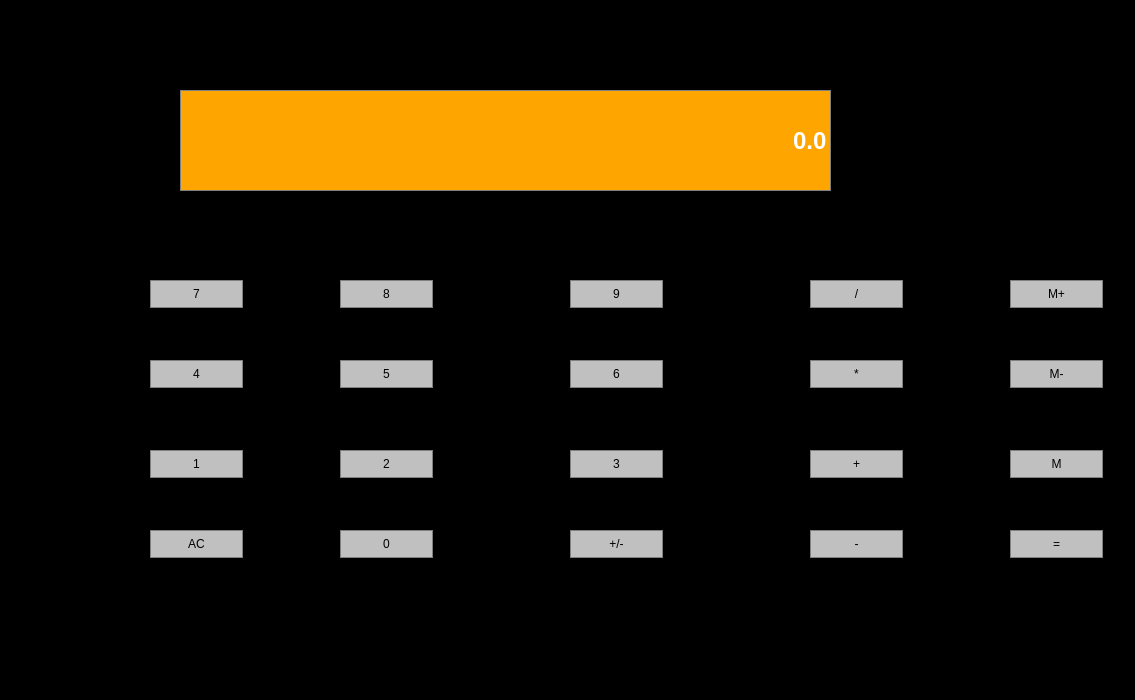
<?xml version="1.0" encoding="UTF-8"?>
<ui version="4.0">
 <class>calculatrice</class>
 <widget class="QDialog" name="calculatrice">
  <property name="geometry">
   <rect>
    <x>0</x>
    <y>0</y>
    <width>1135</width>
    <height>700</height>
   </rect>
  </property>
  <property name="windowTitle">
   <string>Dialog</string>
  </property>
  <property name="styleSheet">
   <string notr="true">background-color: rgb(0, 0, 0);</string>
  </property>
  <widget class="QPushButton" name="Button5">
   <property name="geometry">
    <rect>
     <x>340</x>
     <y>360</y>
     <width>93</width>
     <height>28</height>
    </rect>
   </property>
   <property name="sizePolicy">
    <sizepolicy hsizetype="Preferred" vsizetype="Preferred">
     <horstretch>0</horstretch>
     <verstretch>0</verstretch>
    </sizepolicy>
   </property>
   <property name="styleSheet">
    <string notr="true">QPushButton{
Background-color:#C0C0C0;
border :1px solid gray;
padding5px;
}
QPushButton:pressed{
Background-color:#FF0000;
border :1px solid gray;
padding5px;
}
</string>
   </property>
   <property name="text">
    <string>5</string>
   </property>
  </widget>
  <widget class="QPushButton" name="changesign">
   <property name="geometry">
    <rect>
     <x>570</x>
     <y>530</y>
     <width>93</width>
     <height>28</height>
    </rect>
   </property>
   <property name="sizePolicy">
    <sizepolicy hsizetype="Preferred" vsizetype="Preferred">
     <horstretch>0</horstretch>
     <verstretch>0</verstretch>
    </sizepolicy>
   </property>
   <property name="styleSheet">
    <string notr="true">QPushButton{
Background-color:#C0C0C0;
border :1px solid gray;
padding5px;
}
QPushButton:pressed{
Background-color:#FF0000;
border :1px solid gray;
padding5px;
}
</string>
   </property>
   <property name="text">
    <string>+/-</string>
   </property>
  </widget>
  <widget class="QLineEdit" name="display">
   <property name="geometry">
    <rect>
     <x>180</x>
     <y>90</y>
     <width>651</width>
     <height>101</height>
    </rect>
   </property>
   <property name="font">
    <font>
     <family>Arial</family>
     <pointsize>18</pointsize>
     <weight>75</weight>
     <bold>true</bold>
    </font>
   </property>
   <property name="styleSheet">
    <string notr="true">QLineEdit{
Background-color:orange;
border :1px solid gray;
color:#ffffff
}</string>
   </property>
   <property name="text">
    <string>0.0</string>
   </property>
   <property name="alignment">
    <set>Qt::AlignRight|Qt::AlignTrailing|Qt::AlignVCenter</set>
   </property>
  </widget>
  <widget class="QPushButton" name="equal">
   <property name="geometry">
    <rect>
     <x>1010</x>
     <y>530</y>
     <width>93</width>
     <height>28</height>
    </rect>
   </property>
   <property name="sizePolicy">
    <sizepolicy hsizetype="Preferred" vsizetype="Preferred">
     <horstretch>0</horstretch>
     <verstretch>0</verstretch>
    </sizepolicy>
   </property>
   <property name="styleSheet">
    <string notr="true">QPushButton{
Background-color:#C0C0C0;
border :1px solid gray;
padding5px;
}
QPushButton:pressed{
Background-color:#FF0000;
border :1px solid gray;
padding5px;
}
</string>
   </property>
   <property name="text">
    <string>=</string>
   </property>
  </widget>
  <widget class="QPushButton" name="Button3">
   <property name="geometry">
    <rect>
     <x>570</x>
     <y>450</y>
     <width>93</width>
     <height>28</height>
    </rect>
   </property>
   <property name="sizePolicy">
    <sizepolicy hsizetype="Preferred" vsizetype="Preferred">
     <horstretch>0</horstretch>
     <verstretch>0</verstretch>
    </sizepolicy>
   </property>
   <property name="styleSheet">
    <string notr="true">QPushButton{
Background-color:#C0C0C0;
border :1px solid gray;
padding5px;
}
QPushButton:pressed{
Background-color:#FF0000;
border :1px solid gray;
padding5px;
}
</string>
   </property>
   <property name="text">
    <string>3</string>
   </property>
  </widget>
  <widget class="QPushButton" name="Button2">
   <property name="geometry">
    <rect>
     <x>340</x>
     <y>450</y>
     <width>93</width>
     <height>28</height>
    </rect>
   </property>
   <property name="sizePolicy">
    <sizepolicy hsizetype="Preferred" vsizetype="Preferred">
     <horstretch>0</horstretch>
     <verstretch>0</verstretch>
    </sizepolicy>
   </property>
   <property name="styleSheet">
    <string notr="true">QPushButton{
Background-color:#C0C0C0;
border :1px solid gray;
padding5px;
}
QPushButton:pressed{
Background-color:#FF0000;
border :1px solid gray;
padding5px;
}
</string>
   </property>
   <property name="text">
    <string>2</string>
   </property>
  </widget>
  <widget class="QPushButton" name="Button0">
   <property name="geometry">
    <rect>
     <x>340</x>
     <y>530</y>
     <width>93</width>
     <height>28</height>
    </rect>
   </property>
   <property name="sizePolicy">
    <sizepolicy hsizetype="Preferred" vsizetype="Preferred">
     <horstretch>0</horstretch>
     <verstretch>0</verstretch>
    </sizepolicy>
   </property>
   <property name="styleSheet">
    <string notr="true">QPushButton{
Background-color:#C0C0C0;
border :1px solid gray;
padding5px;
}
QPushButton:pressed{
Background-color:#FF0000;
border :1px solid gray;
padding5px;
}
</string>
   </property>
   <property name="text">
    <string>0</string>
   </property>
  </widget>
  <widget class="QPushButton" name="Button6">
   <property name="geometry">
    <rect>
     <x>570</x>
     <y>360</y>
     <width>93</width>
     <height>28</height>
    </rect>
   </property>
   <property name="sizePolicy">
    <sizepolicy hsizetype="Preferred" vsizetype="Preferred">
     <horstretch>0</horstretch>
     <verstretch>0</verstretch>
    </sizepolicy>
   </property>
   <property name="styleSheet">
    <string notr="true">QPushButton{
Background-color:#C0C0C0;
border :1px solid gray;
padding5px;
}
QPushButton:pressed{
Background-color:#FF0000;
border :1px solid gray;
padding5px;
}
</string>
   </property>
   <property name="text">
    <string>6</string>
   </property>
  </widget>
  <widget class="QPushButton" name="Button4">
   <property name="geometry">
    <rect>
     <x>150</x>
     <y>360</y>
     <width>93</width>
     <height>28</height>
    </rect>
   </property>
   <property name="sizePolicy">
    <sizepolicy hsizetype="Preferred" vsizetype="Preferred">
     <horstretch>0</horstretch>
     <verstretch>0</verstretch>
    </sizepolicy>
   </property>
   <property name="styleSheet">
    <string notr="true">QPushButton{
Background-color:#C0C0C0;
border :1px solid gray;
padding5px;
}
QPushButton:pressed{
Background-color:#FF0000;
border :1px solid gray;
padding5px;
}
</string>
   </property>
   <property name="text">
    <string>4</string>
   </property>
  </widget>
  <widget class="QPushButton" name="mem">
   <property name="geometry">
    <rect>
     <x>1010</x>
     <y>450</y>
     <width>93</width>
     <height>28</height>
    </rect>
   </property>
   <property name="sizePolicy">
    <sizepolicy hsizetype="Preferred" vsizetype="Preferred">
     <horstretch>0</horstretch>
     <verstretch>0</verstretch>
    </sizepolicy>
   </property>
   <property name="styleSheet">
    <string notr="true">QPushButton{
Background-color:#C0C0C0;
border :1px solid gray;
padding5px;
}
QPushButton:pressed{
Background-color:#FF0000;
border :1px solid gray;
padding5px;
}
</string>
   </property>
   <property name="text">
    <string>M</string>
   </property>
  </widget>
  <widget class="QPushButton" name="Button1">
   <property name="geometry">
    <rect>
     <x>150</x>
     <y>450</y>
     <width>93</width>
     <height>28</height>
    </rect>
   </property>
   <property name="sizePolicy">
    <sizepolicy hsizetype="Preferred" vsizetype="Preferred">
     <horstretch>0</horstretch>
     <verstretch>0</verstretch>
    </sizepolicy>
   </property>
   <property name="styleSheet">
    <string notr="true">QPushButton{
Background-color:#C0C0C0;
border :1px solid gray;
padding5px;
}
QPushButton:pressed{
Background-color:#FF0000;
border :1px solid gray;
padding5px;
}
</string>
   </property>
   <property name="text">
    <string>1</string>
   </property>
  </widget>
  <widget class="QPushButton" name="memclear">
   <property name="geometry">
    <rect>
     <x>1010</x>
     <y>360</y>
     <width>93</width>
     <height>28</height>
    </rect>
   </property>
   <property name="sizePolicy">
    <sizepolicy hsizetype="Preferred" vsizetype="Preferred">
     <horstretch>0</horstretch>
     <verstretch>0</verstretch>
    </sizepolicy>
   </property>
   <property name="styleSheet">
    <string notr="true">QPushButton{
Background-color:#C0C0C0;
border :1px solid gray;
padding5px;
}
QPushButton:pressed{
Background-color:#FF0000;
border :1px solid gray;
padding5px;
}
</string>
   </property>
   <property name="text">
    <string>M-</string>
   </property>
  </widget>
  <widget class="QPushButton" name="minus">
   <property name="geometry">
    <rect>
     <x>810</x>
     <y>530</y>
     <width>93</width>
     <height>28</height>
    </rect>
   </property>
   <property name="sizePolicy">
    <sizepolicy hsizetype="Preferred" vsizetype="Preferred">
     <horstretch>0</horstretch>
     <verstretch>0</verstretch>
    </sizepolicy>
   </property>
   <property name="styleSheet">
    <string notr="true">QPushButton{
Background-color:#C0C0C0;
border :1px solid gray;
padding5px;
}
QPushButton:pressed{
Background-color:#FF0000;
border :1px solid gray;
padding5px;
}
</string>
   </property>
   <property name="text">
    <string>-</string>
   </property>
  </widget>
  <widget class="QPushButton" name="Button7">
   <property name="geometry">
    <rect>
     <x>150</x>
     <y>280</y>
     <width>93</width>
     <height>28</height>
    </rect>
   </property>
   <property name="sizePolicy">
    <sizepolicy hsizetype="Preferred" vsizetype="Preferred">
     <horstretch>0</horstretch>
     <verstretch>0</verstretch>
    </sizepolicy>
   </property>
   <property name="styleSheet">
    <string notr="true">QPushButton{
Background-color:#C0C0C0;
border :1px solid gray;
padding5px;
}
QPushButton:pressed{
Background-color:#FF0000;
border :1px solid gray;
padding5px;
}
</string>
   </property>
   <property name="text">
    <string>7</string>
   </property>
  </widget>
  <widget class="QPushButton" name="memadd">
   <property name="geometry">
    <rect>
     <x>1010</x>
     <y>280</y>
     <width>93</width>
     <height>28</height>
    </rect>
   </property>
   <property name="sizePolicy">
    <sizepolicy hsizetype="Preferred" vsizetype="Preferred">
     <horstretch>0</horstretch>
     <verstretch>0</verstretch>
    </sizepolicy>
   </property>
   <property name="styleSheet">
    <string notr="true">QPushButton{
Background-color:#C0C0C0;
border :1px solid gray;
padding5px;
}
QPushButton:pressed{
Background-color:#FF0000;
border :1px solid gray;
padding5px;
}
</string>
   </property>
   <property name="text">
    <string>M+</string>
   </property>
  </widget>
  <widget class="QPushButton" name="clear">
   <property name="geometry">
    <rect>
     <x>150</x>
     <y>530</y>
     <width>93</width>
     <height>28</height>
    </rect>
   </property>
   <property name="sizePolicy">
    <sizepolicy hsizetype="Preferred" vsizetype="Preferred">
     <horstretch>0</horstretch>
     <verstretch>0</verstretch>
    </sizepolicy>
   </property>
   <property name="styleSheet">
    <string notr="true">QPushButton{
Background-color:#C0C0C0;
border :1px solid gray;
padding5px;
}
QPushButton:pressed{
Background-color:#FF0000;
border :1px solid gray;
padding5px;
}
</string>
   </property>
   <property name="text">
    <string>AC</string>
   </property>
  </widget>
  <widget class="QPushButton" name="divide">
   <property name="geometry">
    <rect>
     <x>810</x>
     <y>280</y>
     <width>93</width>
     <height>28</height>
    </rect>
   </property>
   <property name="styleSheet">
    <string notr="true">QPushButton{
Background-color:#C0C0C0;
border :1px solid gray;
padding5px;
}
QPushButton:pressed{
Background-color:#FF0000;
border :1px solid gray;
padding5px;
}
</string>
   </property>
   <property name="text">
    <string>/</string>
   </property>
  </widget>
  <widget class="QPushButton" name="Button8">
   <property name="geometry">
    <rect>
     <x>340</x>
     <y>280</y>
     <width>93</width>
     <height>28</height>
    </rect>
   </property>
   <property name="sizePolicy">
    <sizepolicy hsizetype="Preferred" vsizetype="Preferred">
     <horstretch>0</horstretch>
     <verstretch>0</verstretch>
    </sizepolicy>
   </property>
   <property name="styleSheet">
    <string notr="true">QPushButton{
Background-color:#C0C0C0;
border :1px solid gray;
padding5px;
}
QPushButton:pressed{
Background-color:#FF0000;
border :1px solid gray;
padding5px;
}
</string>
   </property>
   <property name="text">
    <string>8</string>
   </property>
  </widget>
  <widget class="QPushButton" name="multiplay">
   <property name="geometry">
    <rect>
     <x>810</x>
     <y>360</y>
     <width>93</width>
     <height>28</height>
    </rect>
   </property>
   <property name="sizePolicy">
    <sizepolicy hsizetype="Preferred" vsizetype="Preferred">
     <horstretch>0</horstretch>
     <verstretch>0</verstretch>
    </sizepolicy>
   </property>
   <property name="styleSheet">
    <string notr="true">QPushButton{
Background-color:#C0C0C0;
border :1px solid gray;
padding5px;
}
QPushButton:pressed{
Background-color:#FF0000;
border :1px solid gray;
padding5px;
}
</string>
   </property>
   <property name="text">
    <string>*</string>
   </property>
  </widget>
  <widget class="QPushButton" name="add">
   <property name="geometry">
    <rect>
     <x>810</x>
     <y>450</y>
     <width>93</width>
     <height>28</height>
    </rect>
   </property>
   <property name="sizePolicy">
    <sizepolicy hsizetype="Preferred" vsizetype="Preferred">
     <horstretch>0</horstretch>
     <verstretch>0</verstretch>
    </sizepolicy>
   </property>
   <property name="styleSheet">
    <string notr="true">QPushButton{
Background-color:#C0C0C0;
border :1px solid gray;
padding5px;
}
QPushButton:pressed{
Background-color:#FF0000;
border :1px solid gray;
padding5px;
}
</string>
   </property>
   <property name="text">
    <string>+</string>
   </property>
  </widget>
  <widget class="QPushButton" name="Button9">
   <property name="geometry">
    <rect>
     <x>570</x>
     <y>280</y>
     <width>93</width>
     <height>28</height>
    </rect>
   </property>
   <property name="sizePolicy">
    <sizepolicy hsizetype="Preferred" vsizetype="Preferred">
     <horstretch>0</horstretch>
     <verstretch>0</verstretch>
    </sizepolicy>
   </property>
   <property name="styleSheet">
    <string notr="true">QPushButton{
Background-color:#C0C0C0;
border :1px solid gray;
padding5px;
}
QPushButton:pressed{
Background-color:#FF0000;
border :1px solid gray;
padding5px;
}
</string>
   </property>
   <property name="text">
    <string>9</string>
   </property>
  </widget>
 </widget>
 <resources/>
 <connections/>
</ui>
